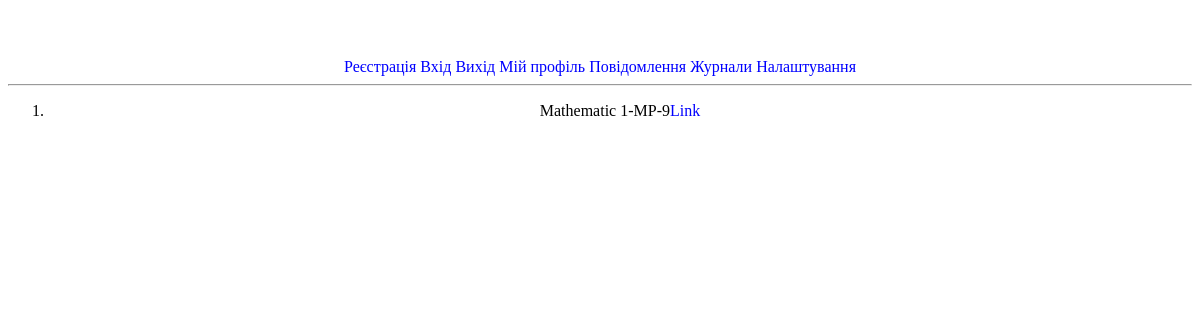
The page /journal/1-mp-9/list/ (signed in) on the database as committed earlier.
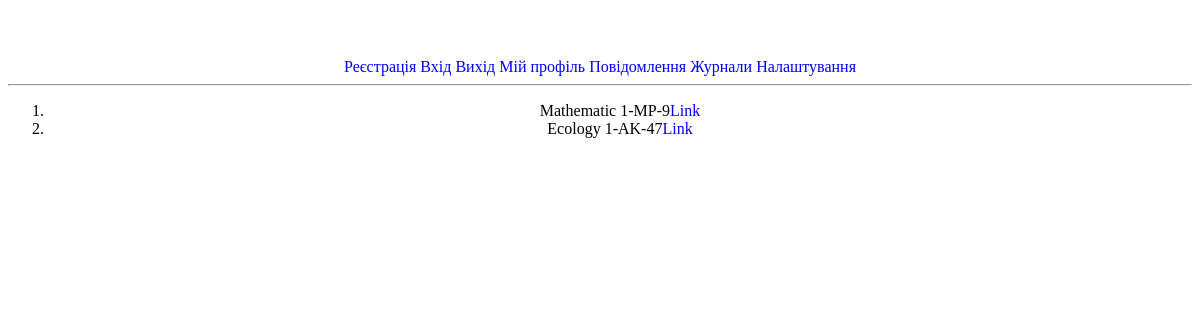
The same page on the database as committed later.
### journal/models.py (models this page shows, shortened)
class GroupSubject(models.Model):
    group = models.ForeignKey('Group', on_delete=models.CASCADE)
    subject = models.ForeignKey('Subject', on_delete=models.CASCADE)
    amount_of_hours = models.PositiveIntegerField()
    def __str__(self):
        return f"{self.subject.name} {self.group.name}"

class Subject(models.Model):
    name = models.CharField(max_length=45, verbose_name="Назва предмету")
    slug = models.SlugField(max_length=45, unique=True, verbose_name="identificator")
    short_name = models.CharField(max_length=33, verbose_name="Скорочена назва предмету")
    evaluation_system = models.ForeignKey("EvaluationSystem", on_delete=models.CASCADE)

class Group(models.Model):
    name = models.CharField(max_length=45, verbose_name="Назва групи")
    slug = models.SlugField(max_length=45, unique=True, verbose_name="URL")
    teacher = models.OneToOneField('Teacher', on_delete=models.CASCADE)

### journal/views.py (the view)
# urls.py: path('journal/<slug:group_slug>/list/', group_journal_list, name="group_journal_list"),
def group_journal_list(request, group_slug):
    group_obj = Group.objects.get(slug=group_slug)
    if request.user.is_admin:
        group_subjects = GroupSubject.objects.all()
    else:
        group_subjects = GroupSubject.objects.filter(group=group_obj)
    context = {
        'title': 'Journal list',
        'group_subjects': group_subjects,
    }
    return render(request, 'journal/journals.html', context=context)

### journal/models.py (called while the page is built)
    def get_group_slug(self):
        if self.role == "Teacher":
            return self.teacher.group.slug
        elif self.role == "Student":
            return self.student.group.slug
        return None

### journal/templates/journal/journals.html
{% extends 'journal/base.html' %}
{% block main %}
<ol>
{% for group_subject in group_subjects %}
    <li>{{ group_subject }}<a href="{% url 'journal' group_subject.group.slug group_subject.subject.slug %}">Link</a> </li>
{% endfor %}
</ol>
{% endblock %}

Rows that differ between the two databases and show on the page:
added GroupSubject: subject+group "Ecology 1-AK-47"
